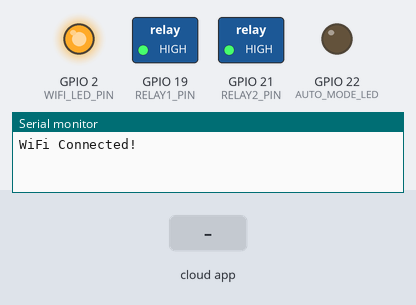
Bench run of a sketch on a simulated ESP32. Shown: switched loads named in the sketch (green lamp = pin HIGH), output pins drawn as LEDs (lit = HIGH), the last lines printed to the serial monitor. The inputs (shaded band) are chosen by the test bench. WiFi joins after 1.5 s; servers stay silent unless stated; EEPROM starts erased.

Above: at 2.8 s.
2.9 s: the phone or cloud app sets 6890c55fedeca866fe994705 to 1
At 3.7 s:
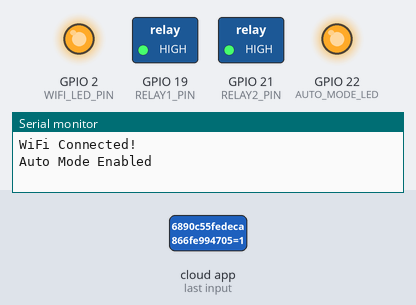
4.4 s: the phone or cloud app sets 6889cacbedeca866fe96e2ee to 1
At 4.8 s:
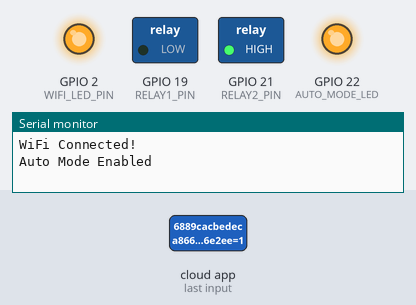
5.9 s: the phone or cloud app sets 6889caffddd2551252ba8a70 to 1
At 8.3 s:
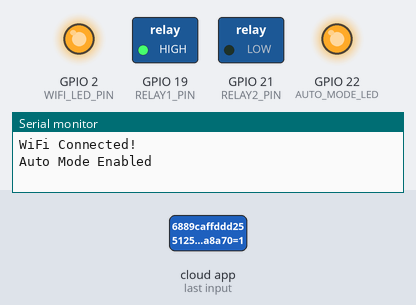
8.9 s: the phone or cloud app sets 6890c55fedeca866fe994705 to 0
At 11.6 s:
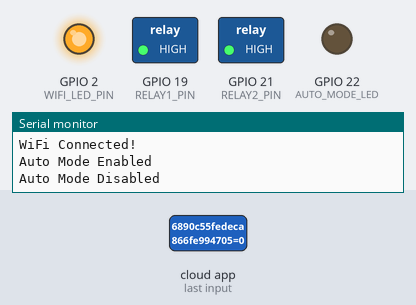
11.9 s: the phone or cloud app sets 6889cacbedeca866fe96e2ee to 1
At 12.9 s:
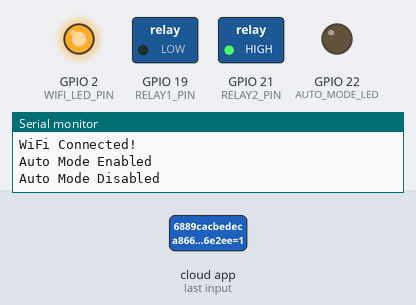
13.4 s: the phone or cloud app sets 6889caffddd2551252ba8a70 to 1
At 15.2 s:
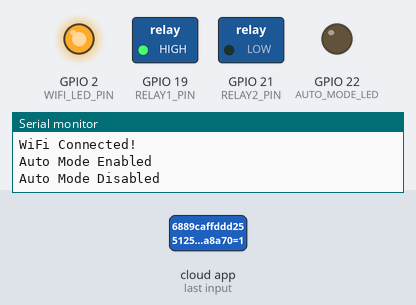
Timing chart, 0 to 19.4 s (numbered marks = the images above; inputs shaded):
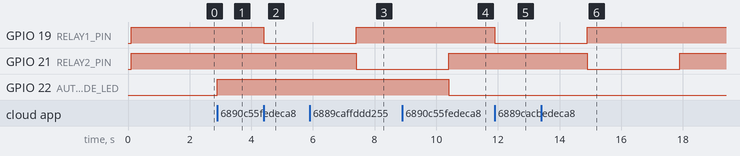

Measured:
- after the input at 2.9 s, GPIO 22 (AUTO_MODE_LED): LOW → HIGH at once
- after the input at 4.4 s, GPIO 19 (RELAY1_PIN): HIGH → LOW at once
- after the input at 5.9 s, GPIO 21 (RELAY2_PIN): HIGH → LOW after 1.5 s
- after the input at 8.9 s, GPIO 22 (AUTO_MODE_LED): HIGH → LOW after 1.5 s
- after the input at 11.9 s, GPIO 19 (RELAY1_PIN): HIGH → LOW at once
- after the input at 13.4 s, GPIO 21 (RELAY2_PIN): HIGH → LOW after 1.5 s, → HIGH 3.0 s later

The sketch:

SINRIC_PUMP_ALL_OK_TESTED_FINAL_CODE.ino
```cpp
/******** Sinric Pro Momentary Relay Control + Auto Mode + WiFiManager + 30s Delay ********/

#include <WiFiManager.h>
#include <SinricPro.h>
#include <SinricProSwitch.h>
#include <Preferences.h>

// Sinric Pro credentials
#define APP_KEY       "c7303938-59fa-4ad2-a3de-e62d9bae9cec"
#define APP_SECRET    "c41c8855-b93b-496c-bf27-43f0f72c2dc8-4e754444-82cd-4acb-bb2c-c9cfe22b9b13"
#define DEVICE_ID_1   "6889cacbedeca866fe96e2ee"   // Relay 1 (Pump ON)
#define DEVICE_ID_2   "6889caffddd2551252ba8a70"   // Relay 2 (Pump OFF)
#define DEVICE_ID_3   "6890c55fedeca866fe994705"   // Auto Mode ON/OFF

// Pin configuration
#define RELAY1_PIN     19    // Active LOW Relay 1
#define RELAY2_PIN     21    // Active LOW Relay 2
#define AUTO_MODE_LED  22    // Auto mode status indicator
#define WIFI_LED_PIN    2    // WiFi status indicator

// Timing constants
#define PULSE_TIME     3000     // Relay ON duration in milliseconds
#define AUTO_DELAY     30000    // 30s delay for auto trigger

Preferences preferences;
bool autoMode = false;

// Relay setup
void setupRelay(int pin) {
  pinMode(pin, OUTPUT);
  digitalWrite(pin, HIGH);  // OFF for active-low relay
}

// Relay pulse (momentary)
void pulseRelay(int pin, int time = PULSE_TIME) {
  digitalWrite(pin, LOW);
  delay(time);
  digitalWrite(pin, HIGH);
}

// Restore Auto Mode from Preferences
void restoreAutoMode() {
  preferences.begin("settings", false);
  autoMode = preferences.getBool("autoMode", false);
  preferences.end();

  digitalWrite(AUTO_MODE_LED, autoMode ? HIGH : LOW);

  if (autoMode) {
    Serial.println("Auto Mode ON: Waiting 30s before triggering Relay1...");
    delay(AUTO_DELAY);
    pulseRelay(RELAY1_PIN);
  }
}

// Sinric Pro callback
bool onPowerState(const String &deviceId, bool &state) {
  if (deviceId == DEVICE_ID_1 && state) {
    pulseRelay(RELAY1_PIN);
  }
  else if (deviceId == DEVICE_ID_2 && state) {
    pulseRelay(RELAY2_PIN);
  }
  else if (deviceId == DEVICE_ID_3) {
    autoMode = state;
    preferences.begin("settings", false);
    preferences.putBool("autoMode", autoMode);
    preferences.end();
    digitalWrite(AUTO_MODE_LED, autoMode ? HIGH : LOW);
    Serial.printf("Auto Mode %s\n", autoMode ? "Enabled" : "Disabled");
  }
  return true;
}

// Sinric Pro setup
void setupSinricPro() {
  SinricProSwitch &sw1 = SinricPro[DEVICE_ID_1];
  SinricProSwitch &sw2 = SinricPro[DEVICE_ID_2];
  SinricProSwitch &sw3 = SinricPro[DEVICE_ID_3];

  sw1.onPowerState(onPowerState);
  sw2.onPowerState(onPowerState);
  sw3.onPowerState(onPowerState);

  SinricPro.restoreDeviceStates(false);
  SinricPro.begin(APP_KEY, APP_SECRET);
 // SinricPro.setReconnectInterval(5000);  // Retry if connection drops
}

// Setup function
void setup() {
  Serial.begin(115200);
  delay(100);

  // Setup pins
  pinMode(WIFI_LED_PIN, OUTPUT);
  digitalWrite(WIFI_LED_PIN, LOW);

  setupRelay(RELAY1_PIN);
  setupRelay(RELAY2_PIN);
  pinMode(AUTO_MODE_LED, OUTPUT);
  digitalWrite(AUTO_MODE_LED, LOW);

  // Start WiFiManager
  WiFiManager wm;
  bool res = wm.autoConnect("Pump-Setup", "12345678"); // SSID, Password
  if (!res) {
    Serial.println("WiFi Failed. Restarting...");
    delay(3000);
    ESP.restart();
  }

  Serial.println("WiFi Connected!");
  WiFi.setAutoReconnect(true);
  digitalWrite(WIFI_LED_PIN, HIGH);

  restoreAutoMode();  // Only after WiFi is ready
  setupSinricPro();
}

// Loop function
void loop() {
  if (WiFi.status() == WL_CONNECTED) {
    digitalWrite(WIFI_LED_PIN, HIGH);
    SinricPro.handle();
  } else {
    digitalWrite(WIFI_LED_PIN, LOW);
    static unsigned long lastReconnectAttempt = 0;
    if (millis() - lastReconnectAttempt > 10000) {
      Serial.println("WiFi lost. Reconnecting...");
      WiFi.begin();
      lastReconnectAttempt = millis();
    }
  }
}
```
